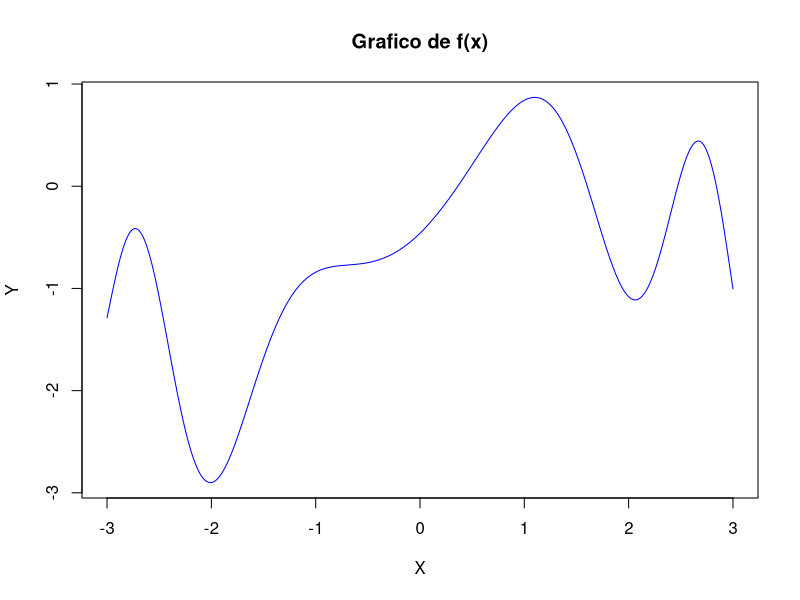

Here is the R script that generated this plot:
#OmarSilva_A2
#Metodo de la secante

#Valores iniciales
x0=1; xant=0; error=0;

#Error permitido
delt= 0.000001

#Numero de iteraciones
n=10

#Funcion para encontrar su raiz
f= function(x) (sin(x) + cos(1 - x^2) - 1)

plot(f,-3, 3, 
     lwd = 1,
     main = "Grafico de f(x)", 
     col = "blue", 
     xlab = "X", 
     ylab = "Y", 
     axes = TRUE, 
     n = 1000 
) 

#calculos usando el metodo

for(i in 1:n){
  numera= f(x0)*(xant-x0)
  denomi= f(xant)-f(x0)
  x1= x0 - (numera/denomi)
  print(c(i, x0, xant, x1)); error= abs(x1-x0)
  
  if(error<delt){
    cat("La solución converge en ", i, "iteraciones. Raiz= ", x1);
    break()
  }
  
  x0= x1
  
  if(i==n){ 
    print("Maximo numero de iteraciones alcanzado"); 
    break() 
  }
}

